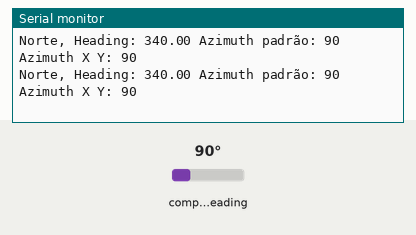
The sketch below on a simulated Arduino Uno, built with avr-gcc and run on an emulated ATmega328P. Shown: the last lines printed to the serial monitor. The inputs (shaded band) are chosen by the test bench; at power-on: compass heading 90°.

Above: at 5.8 s.
5.9 s: compass heading set to 7°
At 10.6 s:
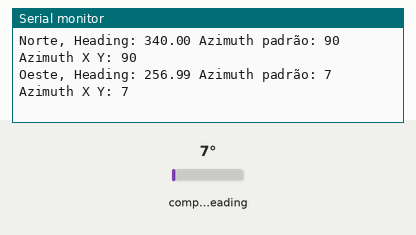
16.5 s: compass heading set to 180°
At 20.8 s:
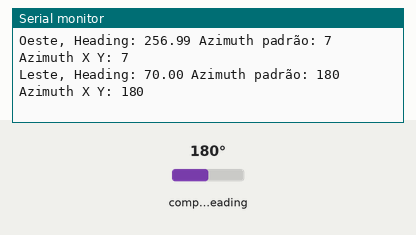
26.5 s: compass heading set to 269°
At 31.0 s:
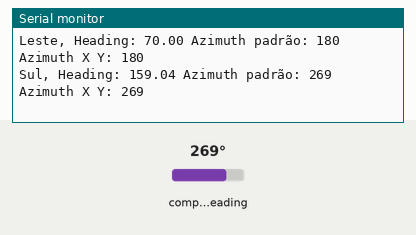
36.5 s: compass heading set to 352°
At 41.2 s:
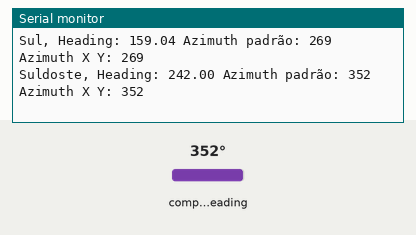
46.5 s: compass heading set to 64°
At 51.4 s:
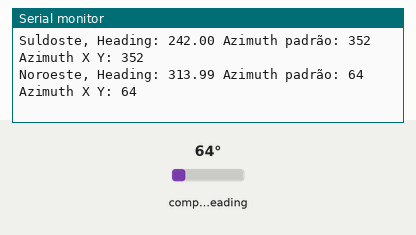

The sketch:

gps_simple.ino
```cpp
#include <Wire.h>
#include <MechaQMC5883.h>

MechaQMC5883 qmc;

int x, y, z;
int azimuth, azXY;
float angulo, declinacao;

//DECLINACAO
int declination_degs = -20;
int declination_mins = 19;
char declination_dir = 'W';

float SetDeclination( int declination_degs , int declination_mins, char declination_dir )
{
  float declination_offset_radians;
  // Convert declination to decimal degrees
  switch(declination_dir)
  {
    // North and East are positive
    case 'E':
      declination_offset_radians = ( declination_degs + (1/60 * declination_mins)) * (M_PI / 180);
      return(declination_offset_radians);

    // South and West are negative
    case 'W':
      declination_offset_radians =  0 - (( declination_degs + (1/60 * declination_mins) ) * (M_PI / 180));
      return(declination_offset_radians);
  }
}

float AdjustHeading(float heading, float declination_offset_radians)
{
  heading += declination_offset_radians;
  return heading;

  /*
  // Correct for when signs are reversed.
  if(heading < 0)
    heading += 2*M_PI;
    return heading;

  // Check for wrap due to addition of declination.
  if(heading > 2*M_PI)
    heading -= 2*M_PI;
    return heading;
  */
}

void setup() {
  Wire.begin();
  Serial.begin(9600);
  qmc.init();
  //qmc.setMode(Mode_Continuous,ODR_200Hz,RNG_2G,OSR_256);

  declinacao = SetDeclination(declination_degs, declination_mins, declination_dir);
}

void loop() {
  //float azimuth; //is supporting float too
  qmc.read(&x, &y, &z,&azimuth);
  azXY = qmc.azimuth(&x,&y);//you can get custom azimuth
  angulo = atan2(x, y);
  angulo = AdjustHeading(angulo, declinacao);
  angulo = angulo/0.0174532925;
  if(angulo < 0)
    angulo+=360;

  angulo = 360-angulo;

  if (angulo > 338 || angulo < 22)
  {
    Serial.print("Norte, ");
  }
  if (angulo > 22 && angulo < 68)
  {
    Serial.print("Nordeste, ");
  }
  if (angulo > 68 && angulo < 113)
  {
    Serial.print("Leste, ");
  }
  if (angulo > 113 && angulo < 158)
  {
    Serial.print("Suldeste, ");
  }
  if (angulo > 158 && angulo < 203)
  {
    Serial.print("Sul, ");
  }
  if (angulo > 203 && angulo < 248)
  {
    Serial.print("Suldoste, ");
  }
  if (angulo > 248 && angulo < 293)
  {
    Serial.print("Oeste, ");
  }
  if (angulo > 293 && angulo < 338)
  {
    Serial.print("Noroeste, ");
  }
  Serial.print("Heading: ");
  Serial.print(angulo);
  Serial.print(" Azimuth padrão: ");
  Serial.print(azimuth);
    Serial.print(" Azimuth X Y: ");
  Serial.print(azXY);
  Serial.println();
  delay(5000);
}
```

Measured:
- after the input at 5.9 s, the serial monitor: prints a new line after 4.1 s (image 1)
- after the input at 16.5 s, the serial monitor: prints a new line after 3.5 s (image 2)
- after the input at 26.5 s, the serial monitor: prints a new line after 3.5 s (image 3)
- after the input at 36.5 s, the serial monitor: prints a new line after 3.5 s (image 4)
- after the input at 46.5 s, the serial monitor: prints a new line after 3.5 s (image 5)
